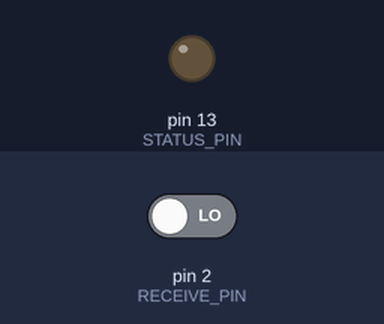
Simulated run of this sketch. Board: Arduino Uno, built with avr-gcc and run on an emulated ATmega328P. On the bench: output pins drawn as LEDs (lit = HIGH). The test bench sets the inputs (shaded band); at power-on: pin 2 (RECEIVE_PIN) LOW.

Above: at 1.2 s.
1.3 s: pin 2 (RECEIVE_PIN) driven HIGH
At 2.5 s:
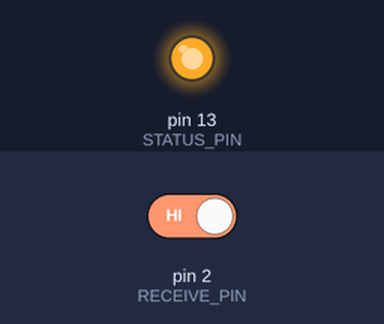
2.8 s: pin 2 (RECEIVE_PIN) driven LOW
At 3.8 s:
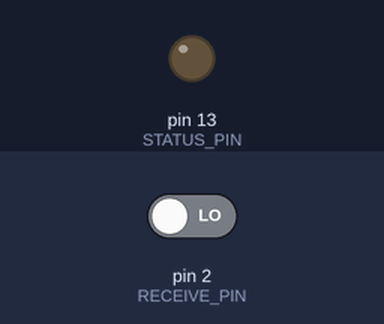
Timing chart, 0 to 5.8 s (numbered marks = the images above; inputs shaded):
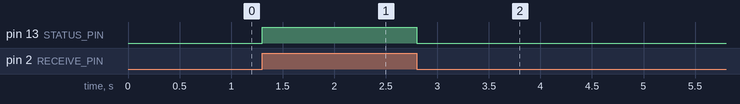

Measured:
- after the input at 1.3 s, pin 13 (STATUS_PIN): LOW → HIGH at once
- after the input at 2.8 s, pin 13 (STATUS_PIN): HIGH → LOW at once

The sketch:

beat_60bpm.ino
```cpp
#include <Arduino.h>

const uint8_t RECEIVE_PIN = 2;
const uint8_t STATUS_PIN = LED_BUILTIN;

void setup() {
  pinMode(RECEIVE_PIN, INPUT);
  pinMode(STATUS_PIN, OUTPUT);
  digitalWrite(STATUS_PIN, LOW);
}

void loop() {
  digitalWrite(STATUS_PIN, digitalRead(RECEIVE_PIN));
}
```
